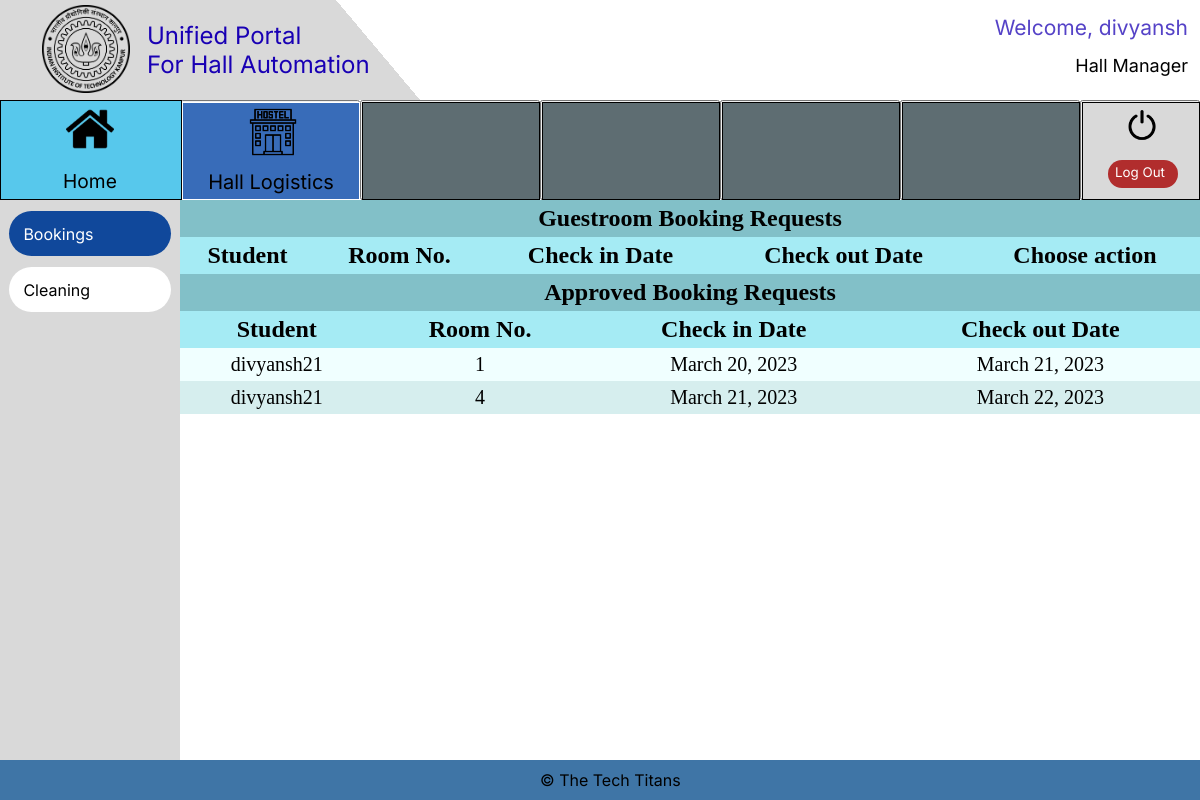
The app's page /Booking/booking_manager (signed in) with its own data.
### Login/models.py (models this page shows, shortened)
class User_class(AbstractBaseUser):
    is_admin = models.BooleanField(default=False)
    objects = UserManager()
    name = models.CharField(max_length=50)
    Designation_Choices = (('Student','Student'),('Hall Manager','Hall Manager'),('Mess Manager','Mess Manager'),('Canteen Manager','Canteen Manager'), ('Sports Secy', 'Sports Secy'))
    designation = models.CharField(
        max_length=15,
        choices=Designation_Choices,
    )
    username = models.CharField(max_length=20, unique=True, blank=True)
    USERNAME_FIELD = 'username'
    REQUIRED_FIELDS = ['name', 'designation']

### Booking/models.py (models this page shows, shortened)
class Guestroom(models.Model):
    room = models.CharField(max_length=1)
    BOOK = 'book'
    UNAVAILABLE = 'unavailable'
    STATUS_CHOICES = [
        (BOOK,'Book'),
        (UNAVAILABLE, 'Item is Booked')
    ]
    status = models.CharField(
        max_length=100,
        choices = STATUS_CHOICES
    )
    checkin_date = models.DateField()
    checkout_date = models.DateField()
    price = models.CharField(max_length=100)
    manager_validation = models.CharField(max_length=10,default='NO')
    date = models.DateField()
    name = models.CharField(max_length=100)
    username = models.CharField(max_length=100)

### Booking/views.py (the view, shortened to what this page needs)
# urls.py: path('booking_manager', views.booking_manager, name='booking_manager'),
def booking_manager(request):  # hall manager
    if request.user.is_authenticated:
        if request.user.designation == "Hall Manager":
            context = {
                "query_results_request": Guestroom.objects.filter(
                    manager_validation="NO"
                ),
                "query_results_approved": Guestroom.objects.filter(
                    manager_validation="YES"
                ),
                "messages": messages.get_messages(request),
            }
            return render(request, "booking_manager.html", context)
        else:
            return render(request, "Error.html")
    else:
        return render(request, "Error.html")

### Booking/templates/Booking_manager.html (shortened to what this page needs)
{%include "staff_base.html"%} {%load static%}
<html lang="en">
  <head>
    <link rel="stylesheet" href="{%static 'styles.css'%}" />
  </head>
  <body>
    <div class="main_div">
    <table cellspacing="0" cellpadding="5em">
      <tr><th colspan = "5" style="font-size: 24px;text-align: center;background-color: rgba(
        62.92744293808937,
        153.59830677509308,
        165.96249371767044,
        0.6200000047683716
      );">Guestroom Booking Requests</th></tr>
      <tr>
        <th style="text-align: center;">Student</th>
        <th style="text-align: center;">Room No.</th>
        <th style="text-align: center;">Check in Date</th>
        <th style="text-align: center;">Check out Date</th>
        <th style="text-align: center;">Choose action</th>
      </tr>
    </table>
    <table cellspacing="0" cellpadding="5em">
      <tr><th colspan = "4" style="font-size: 24px;text-align: center;background-color: rgba(
        62.92744293808937,
        153.59830677509308,
        165.96249371767044,
        0.6200000047683716
      );">Approved Booking Requests</th></tr>
      <tr>
        <th style="text-align: center;">Student</th>
        <th style="text-align: center;">Room No.</th>
        <th style="text-align: center;">Check in Date</th>
        <th style="text-align: center;">Check out Date</th>
      </tr>
      {% for item in query_results_approved %}
      <tr>
        <form action="booking_manager" method="post" id='manager_action'>
            <td> {{item.username}}
            </td>
            <td> {{item.room}}
            </td>
            <td> {{item.checkin_date}}
            </td>
            <td> {{item.checkout_date}}
            </td>
      </tr>
      {% endfor %}
    </table>
  </div>
  </body>
</html>

### templates/staff_base.html (shortened to what this page needs)
<html lang="en">
  {%load static%}
<head>
  <link rel="stylesheet" href="{%static 'staff_base.css'%}">
</head>
<body>
  <div class=e1_141>
    <div class=e1_222>
      <div class="e1_223"></div>
      <span class="e1_225">© The Tech Titans</span>
    </div>
    <div class=e2_6>
      {% if request.path != "/Home" %}
      <div class="e1_220"></div>
      {% endif %}
      {% if request.path == "/Canteen/Owner_New_Order" or request.path == "/Canteen/Owner_Pending_Order" or request.path == "/Canteen/Owner_Modify_Menu" or request.path == "/Canteen/Owner_Students_Bill" or request.path == "/Canteen/Hall_Student_Bill" %}
      <a href="/Canteen/Owner_New_Order">
        <button class="e2_3 button3"{% if request.path == "/Canteen/Owner_New_Order" %} 	style="background-color:rgba(16.18099093437195, 71.84358090162277, 155.33750385046005, 1); color: white;" {% endif %}>Incoming Orders</span>
        </button>
      </a>
      </a>
      <a href="/Canteen/Owner_Pending_Order">
        <button class="e2_5 button3 " {% if request.path == "/Canteen/Owner_Pending_Order" %} 	style="background-color:rgba(16.18099093437195, 71.84358090162277, 155.33750385046005, 1); color: white;" {% endif %}>Pending Orders</span>
        </button>
      </a>
      <a href="/Canteen/Owner_Modify_Menu">
      <button class="e2_4 button3 " {% if request.path == "/Canteen/Owner_Modify_Menu" %} 	style="background-color:rgba(16.18099093437195, 71.84358090162277, 155.33750385046005, 1); color: white;" {% endif %}>Modify Menu</span>
      </button>
    </a>
    <a href="/Canteen/Owner_Students_Bill">
      <button class="e2_31 button3" {% if request.path == "/Canteen/Owner_Students_Bill" %} 	style="background-color:rgba(16.18099093437195, 71.84358090162277, 155.33750385046005, 1); color: white;" {% endif %}>Students' Bills</span>
      </button>
    </a>
    {% comment %} <a href="/Canteen/Hall_Student_Bill">
      <button class="e2_32 button3">
        <div class="e1_2632"{% if request.path == "/Canteen/Hall_Student_Bill" %} 	style="background-color:rgba(16.18099093437195, 71.84358090162277, 155.33750385046005, 1); color: white;" {% endif %}></div><span class="e1_2642">Student Bill</span>
      </button>
    </a> {% endcomment %}
      {% elif request.path == "/Booking/booking_manager" or request.path == "/Cleaning/Cleaning_hall" %}
      <a href="/Booking/booking_manager">
        <button class="e2_3 button3"{% if request.path == "/Booking/booking_manager" %} 	style="background-color:rgba(16.18099093437195, 71.84358090162277, 155.33750385046005, 1); color: white;" {% endif %}>Bookings
        </button>
      </a>
      <a href="/Cleaning/Cleaning_hall">
        <button class="e2_5 button3"{% if request.path == "/Cleaning/Cleaning_hall" %} 	style="background-color:rgba(16.18099093437195, 71.84358090162277, 155.33750385046005, 1); color: white;" {% endif %}>Cleaning
        </button>
      </a>
      {% endif %}
      </div>
      <div class=e2_7>
        <a href = "/Logout">
        <button class="e1_226 button2">
          <div class="e1_219"></div>
          <div class="e1_227"></div><span class="e1_228">Log Out</span>
          <div class="e1_229"></div>
        </button>
      </a>
        <button class="e1_230 button2">
          <div class="e1_231">
        </button>
        <button class="e1_238 button2">
          <div class="e1_239"></div>
        </button>
        <button class="e1_234 button2">
          <div class="e1_235"></div>
        </button>
        <button class="e1_242 button2">
          <div class="e1_243"></div>
        </button>
          {% if request.user.designation == "Hall Manager" %}
        <a href = "/Booking/booking_manager">
        <button class="e1_246 button2">
          <div class="e1_247"
          style="{% if request.path != "/Home"%}background-color:rgb(56, 108, 185); color: white;{% endif %}"</div><span class="e1_248">
            Hall Logistics
          </span>
            <div class="e1_249" style="background-image: url(/static/hostel.png);
            background-repeat:no-repeat; background-size:cover;" >
          </div>
        </button>
      </a>
          {% endif %}
        <a href="../../Home"
        <button class="e1_250 button2">
            <span class="e1_252">Home</span>
            <div class="e1_272"></div>
          <div class="e1_221"></div>
      </a>
    </div>
    <div class=e1_254><span class="e1_255">{{ request.user.designation }}</span><span class="e1_256">Welcome, {{ request.user.name}}</span></div>
  <div class=e1_258>
    <div class="e1_259"></div>
    <div class="e1_260"></div>
    <a href="../../Home">
    <button class="e1_261 button3">Unified Portal<br>
      For Hall Automation</button>
    </a>
    <a href = "https://iitk.ac.in/">
    <button class="e1_262 button3"></button></a>
  </div>
  </body>
  </html>

### templates/static/styles.css (style rules this page uses)
.main_div { width:85%; height: 70%; top:25%; left:15%; overflow-y: auto; position: absolute; }
table { width:100%; }
th { text-align: center; font-size: 24px; background-color: rgb(165, 235, 244); top: 0; position: sticky; }
td { text-align: center; font-size: 20px; }
table, th, td { border: none; }
tr:nth-child(even) { background-color: #D6EEEE; }
tr:nth-child(odd) { background-color:azure; }
th:nth-child(odd) { z-index: 1; }
th:nth-child(even) { z-index: 2; }

### templates/staff_base.html (style rules this page uses)
body { background: #E5E5E5; }

### Booking/templates/Booking_manager.html (style rules this page uses)
body { background: #e5e5e5; }

### records on screen
User_class: user.designation "Hall Manager", user.name "divyansh"
Guestroom: username "divyansh21", room "1", checkin_date "March 20, 2023", checkout_date "March 21, 2023"
Guestroom: username "divyansh21", room "4", checkin_date "March 21, 2023", checkout_date "March 22, 2023"
